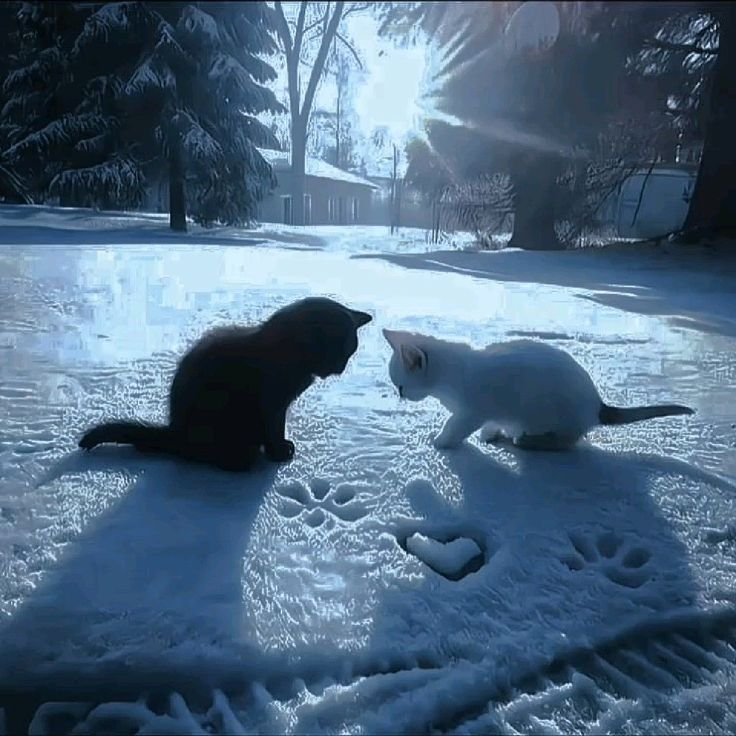
#> input picture images/cattos.jpg, 736 x 736 px, found by its file name; its folder holds 5 pictures in this run
$ python thresholding.py
#> lines starting #> are read from the running program, lines starting #| are printed output that depends on the picture; after the words box and inside, x2 and y2 are one past the last pixel; in counts of white or black regions, pixels touching at a corner belong together
### scripts/utils.py
import cv2 as cv
import os
from cv2.typing import MatLike

def read_image(path: str) -> MatLike:
#> called with path = 'cattos.jpg'
    image = os.path.join('images', path)
    img = cv.imread(image)
#> img is the input picture: shape (736, 736, 3); mean B, G, R 129.6, 105.7, 79.8

    if img is None:
        raise ValueError(f"Could not read image from {image} :c")
    return img

### scripts/thresholding.py
import cv2 as cv
import numpy as np
import matplotlib.pyplot as plt
from utils import read_image

def threshold(image: str):
    img = read_image(image)
    img = cv.cvtColor(img, cv.COLOR_BGR2GRAY)
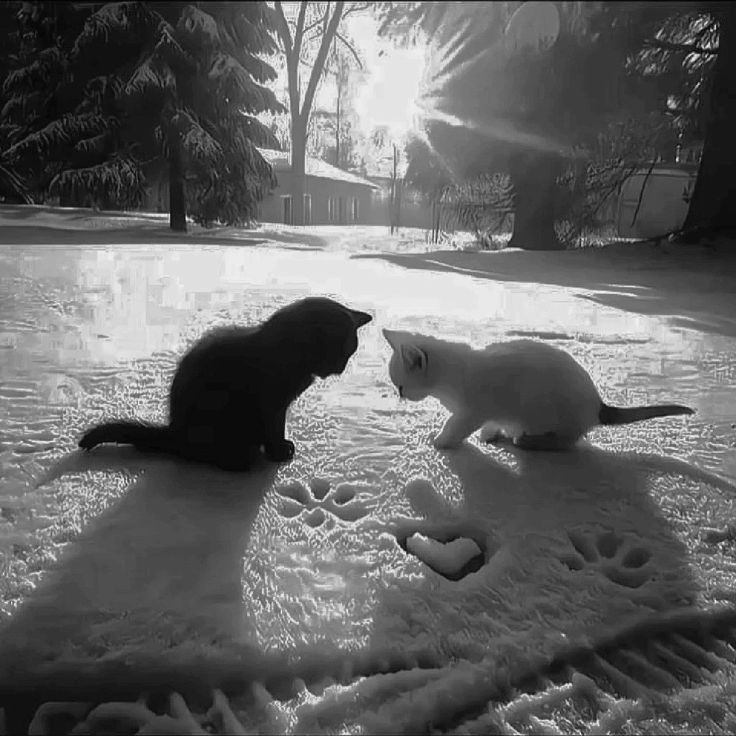
#> img: shape (736, 736); min 1, max 248, mean 100.7

    hist = cv.calcHist([img],[0],None,[256],[0,256])
#> hist = 256 values, max 6461 at index 79, min 0 at index 0, mean 2116

    # [4 lines of commented-out code are left out]

    methods = {
        cv.THRESH_BINARY: 'Binary',
        cv.THRESH_BINARY_INV: 'Binary Inv.',
        cv.THRESH_TRUNC: 'Truncated',
        cv.THRESH_TOZERO: 'ToZero',
        cv.THRESH_TOZERO_INV: 'ToZero Inv.'
    }

    plt.figure()
    plt.subplot(231)
    plt.imshow(img, cmap='gray')
    plt.title('original')

    for i, method in enumerate(methods.items()):
        _, filtered = cv.threshold(img,181,255,method[0])
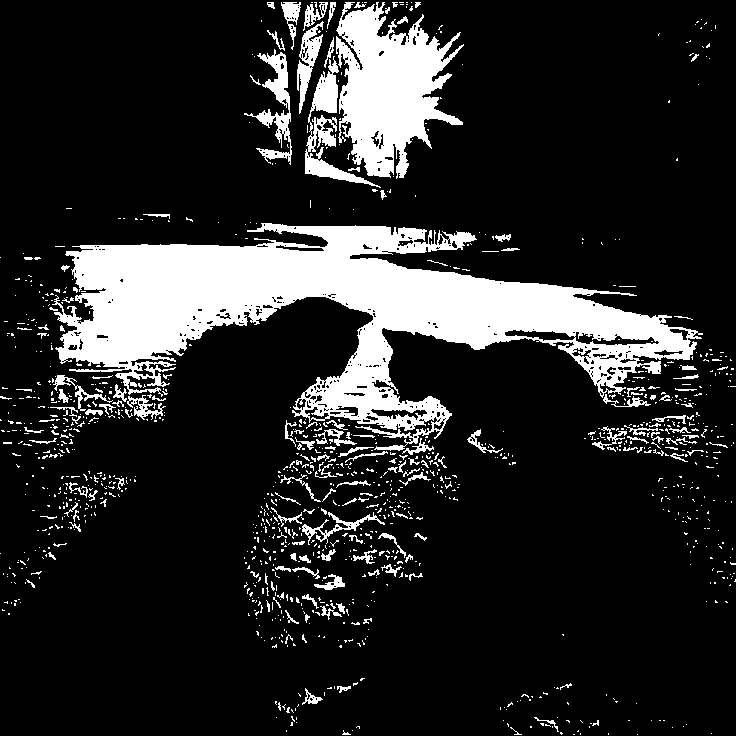
#> filtered: shape (736, 736); 15.9% white; 1162 white regions (1002 under 20 px), largest, box (x1, y1, x2, y2) and area: (52, 223, 703, 451) 54725, (336, 2, 464, 179) 12848, (305, 56, 381, 188) 2289
        plt.subplot(2,3,i+2)
        plt.imshow(filtered, cmap='gray')
        plt.title(method[1])

    plt.show()
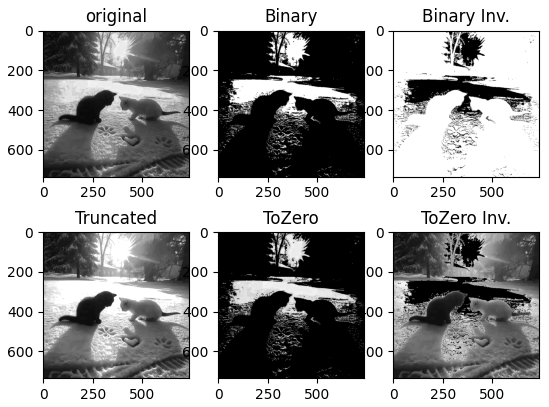
#> figure drawn by matplotlib, 6 panels


if __name__ == '__main__':
    threshold('cattos.jpg')
